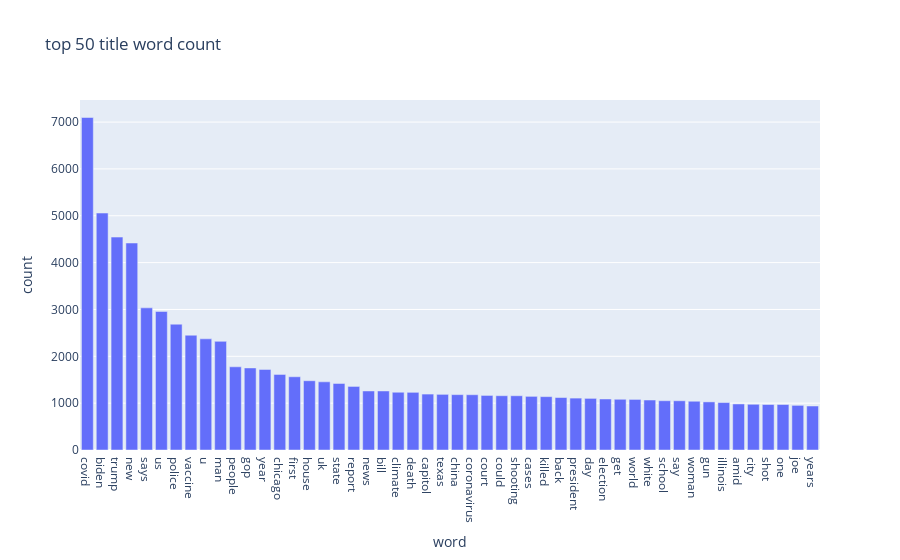

Notebook cell for this chart:
### Code cell
fig = px.bar(title_df_counter.head(50), x='word', y='count',title="top 50 title word count")
fig.show()

### Figure 1 — Plotly figure (JSON) as saved in the notebook; plotly's stock layout.template omitted (floating-point values rounded to 4 significant figures)
{"data": [{"alignmentgroup": "True", "hovertemplate": "word=%{x}<br>count=%{y}<extra></extra>", "legendgroup": "", "marker": {"color": "#636efa", "pattern": {"shape": ""}}, "name": "", "offsetgroup": "", "orientation": "v", "showlegend": false, "textposition": "auto", "type": "bar", "x": ["covid", "biden", "trump", "new", "says", "us", "police", "vaccine", "u", "man", "people", "gop", "year", "chicago", "first", "house", "uk", "state", "report", "news", "bill", "climate", "death", "capitol", "texas", "china", "coronavirus", "court", "could", "shooting", "cases", "killed", "back", "president", "day", "election", "get", "world", "white", "school", "say", "woman", "gun", "illinois", "amid", "city", "shot", "one", "joe", "years"], "xaxis": "x", "y": [7098, 5058, 4545, 4419, 3034, 2958, 2686, 2450, 2373, 2319, 1776, 1752, 1719, 1614, 1563, 1479, 1455, 1420, 1357, 1260, 1260, 1233, 1231, 1194, 1188, 1182, 1180, 1165, 1159, 1158, 1145, 1139, 1120, 1108, 1102, 1089, 1083, 1080, 1067, 1052, 1051, 1041, 1027, 1013, 983, 976, 971, 971, 953, 939], "yaxis": "y"}], "layout": {"barmode": "relative", "legend": {"tracegroupgap": 0}, "title": {"text": "top 50 title word count"}, "xaxis": {"anchor": "y", "domain": [0, 1], "title": {"text": "word"}}, "yaxis": {"anchor": "x", "domain": [0, 1], "title": {"text": "count"}}}}
